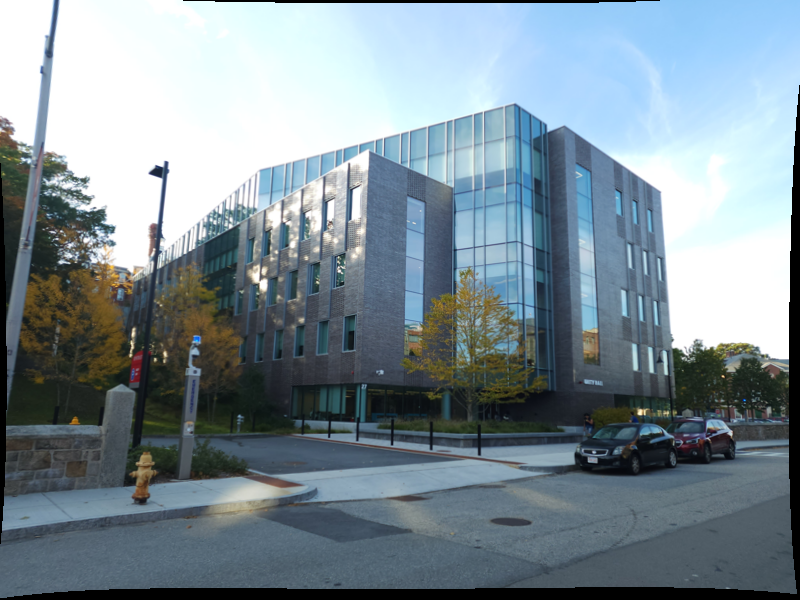
#> input picture P2-BuildingBuiltInMinutes/P2Data/1.png, 800 x 600 px, given in place of 1.jpg, which was not available
$ jupyter execute --allow-errors feature_generator.ipynb   (text cells are left out)
#> lines starting #> are read from the running program, lines starting #| are printed output that depends on the picture; after the words box and inside, x2 and y2 are one past the last pixel; in counts of white or black regions, pixels touching at a corner belong together; pictures that were not available may be replaced by others from this repository, and a replacement may not be noted
[cell 1]
import cv2
import numpy as np
import matplotlib.pyplot as plt
from typing import Any
import os

[cell 2]
# Path to the image file
image_path = "../Data/Train/Set1/1.jpg"  # Ensure the correct image file name and type

# Read the image from the specified path
img = cv2.imread(image_path)
#> img is the input picture: shape (600, 800, 3); mean B, G, R 149.2, 140.5, 125
# Check if the image was successfully read
if img is None:
    raise FileNotFoundError(f"Image not found at path: {image_path}")

# Convert the image to grayscale
gray = cv2.cvtColor(img, cv2.COLOR_BGR2GRAY)
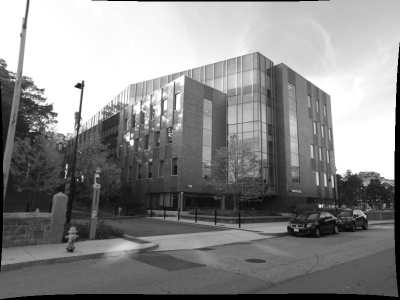
#> gray: shape (600, 800) (shown at 1/2 size); min 0, max 255, mean 136.9

# Apply the Harris corner detection
# img: input image
# blocksize: size of the neighborhood considered for corner detection
# ksize: aperture parameter of the Sobel derivative used
# k: Harris detector free parameter
harris_corners = cv2.cornerHarris(gray, 10, 15, 0.04)
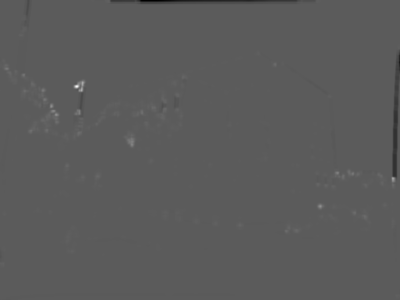
#> harris_corners: shape (600, 800) float32 (shown at 1/2 size); min -9.38e+10, max 1.67e+11, mean -170437616; drawn with min black and max white

# Apply the Shi-Tomasi corner detection
# gray: input image in grayscale
# maxCorners: maximum number of corners to return
# qualityLevel: minimum accepted quality of image corners
# minDistance: minimum possible Euclidean distance between the returned corners
shi_tomasi_corners = cv2.goodFeaturesToTrack(
    gray, maxCorners=500, qualityLevel=0.01, minDistance=10
)
#> shi_tomasi_corners = 500 rows, first 8: [149, 173], [723, 376], [787, 358], [155, 358], [166, 162], [59, 262], [130, 356], [731, 435]
# Convert the corner coordinates to integer values
shi_tomasi_corners = np.intp(shi_tomasi_corners)

# Draw strong Harris corners in the image
strong_corners = harris_corners > 0.01 * harris_corners.max()
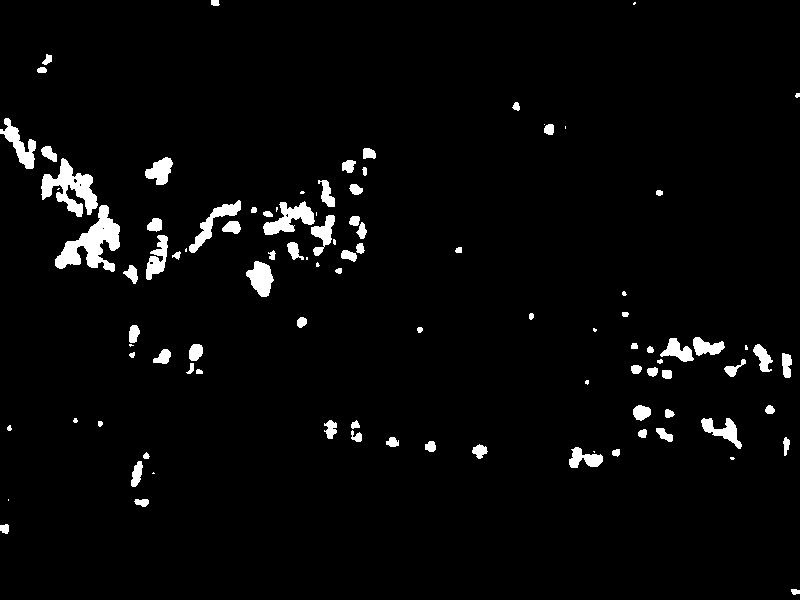
#> strong_corners: shape (600, 800) bool; 3.3% white; 100 white regions (21 under 20 px), largest, box (x1, y1, x2, y2) and area: (55, 205, 120, 272) 1883, (41, 158, 98, 217) 1518, (263, 201, 315, 235) 848
img[strong_corners] = [0, 0, 255]
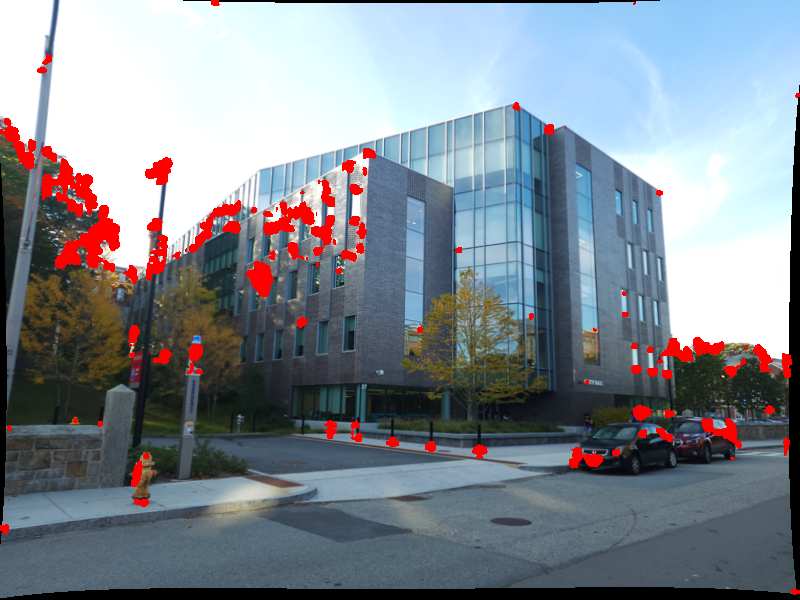
#> img: shape (600, 800, 3); 3.27% of pixels changed, all inside (x1, y1, x2, y2) = (0, 0, 800, 595)

# Draw Shi-Tomasi corners on the image
for corner in shi_tomasi_corners:
    x, y = corner.ravel()
    cv2.circle(img, (x, y), 3, (0, 255, 0), -1)
#> this loop made 500 passes
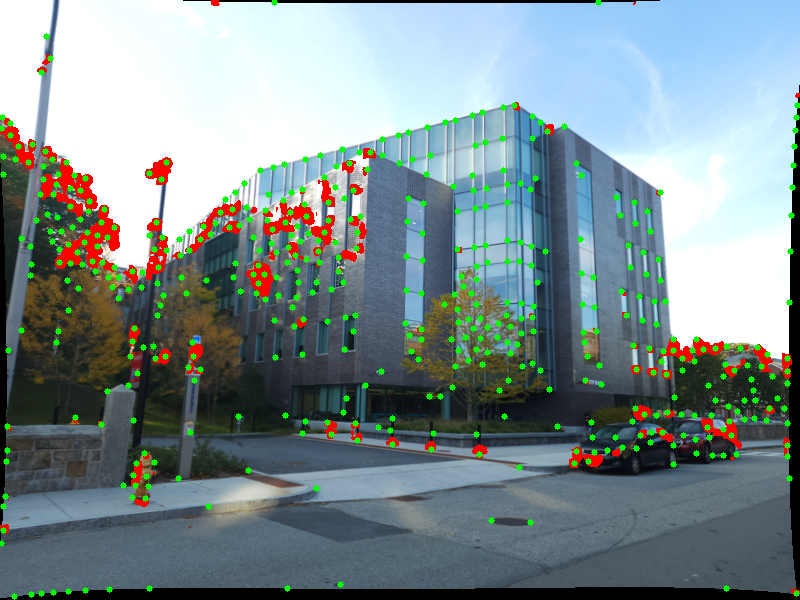
#> img: shape (600, 800, 3); 3.02% of pixels changed, all inside (x1, y1, x2, y2) = (0, 0, 800, 600)

# Display the image with highlighted strong corners using matplotlib
plt.imshow(cv2.cvtColor(img, cv2.COLOR_BGR2RGB))
plt.axis("off")
plt.show()

[cell 3]
def anms(corners: np.ndarray, num_corners: int) -> np.ndarray:
    """
    Apply Adaptive Non-Maximal Suppression (ANMS) to the detected corners.

    Parameters:
    corners (np.ndarray): Array of detected corners.
    num_corners (int): Number of corners to retain after ANMS.

    Returns:
    np.ndarray: Array of corners retained after ANMS.
    """
#> called with corners = array of shape (500, 2), num_corners = 100
    # Initialize radii with infinity
    radii = np.full(corners.shape[0], np.inf)

    # Calculate suppression radius for each corner
    for i, corner in enumerate(corners):
        for j, other_corner in enumerate(corners):
            if i != j:  # Skip the same corner
                # Check if the other corner is stronger than the current corner
                if np.all(corner < other_corner):
                    # Calculate the Euclidean distance between corners
                    dist = np.linalg.norm(corner - other_corner)
                    # Update the suppression radius with the minimum distance
                    radii[i] = min(radii[i], dist)
#> this loop made 500 passes

    # Select the top num_corners corners based on the suppression radius
    top_indices = np.argsort(radii)[-num_corners:]
#> top_indices = 100 values, max 498 at index 7, min 2 at index 74, mean 290.1
    top_corners = corners[top_indices]
#> top_corners = 100 pairs, first value 1 to 797, second value 2 to 596

    return top_corners


# Apply ANMS to the detected corners
num_corners = 100  # Number of corners to retain after ANMS

# Apply ANMS to the Shi-Tomasi corners
anms_corners = anms(shi_tomasi_corners.reshape(-1, 2), num_corners)
#> anms_corners has the same summary as top_corners in anms

# Read the image from the specified path
img = cv2.imread(image_path)
if img is None:
    raise FileNotFoundError(f"Image not found at path: {image_path}")

# Draw ANMS corners on the image
for corner in anms_corners:
    x, y = corner.ravel()
    cv2.circle(img, (x, y), 3, (0, 255, 0), -1)
#> this loop made 100 passes
#> (x, y) on passes 1 to 8: (601, 384), (344, 349), (157, 315), (508, 380), (507, 202), (479, 454), (422, 260), (545, 251)
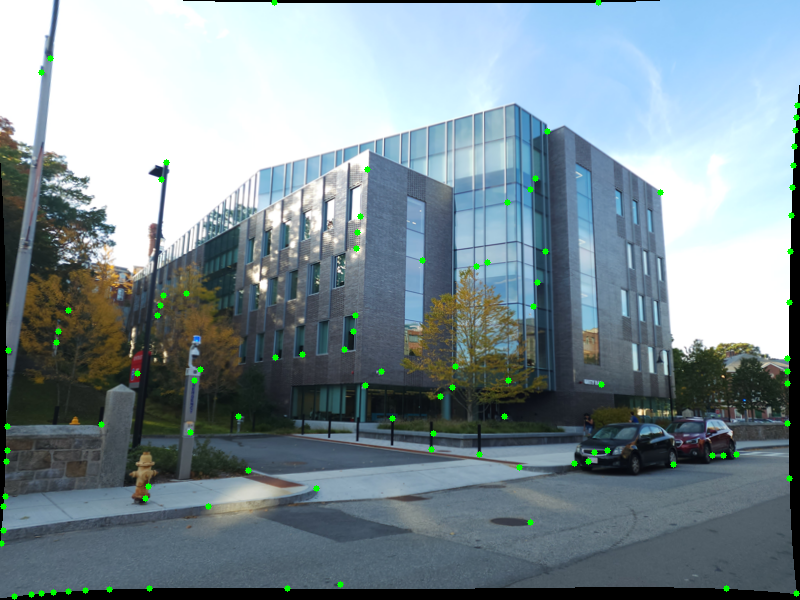
#> img: shape (600, 800, 3); 0.6% of pixels changed, all inside (x1, y1, x2, y2) = (0, 0, 800, 600)

# Display the image with ANMS corners using matplotlib
plt.imshow(cv2.cvtColor(img, cv2.COLOR_BGR2RGB))
plt.axis("off")
plt.show()

[cell 4]
def get_feature_descriptor(
    img: np.ndarray, points: np.ndarray, size: int = 40
) -> np.ndarray:
    """
    Extracts and processes feature descriptors from the given image at the specified points.

    Parameters:
    img (np.ndarray): The input image.
    points (np.ndarray): The points at which the feature descriptors are to be extracted.
    size (int): The size of the patch to be extracted. Default is 40.

    Returns:
    np.ndarray: The processed feature descriptors.
    """
#> called with points = array of shape (100, 2), size = 40

    def get_patch(img: np.ndarray, point: tuple[int, int], size: int) -> np.ndarray:
        """
        Extracts a square patch from the given image centered at the specified point.

        Parameters:
        img (np.ndarray): The input image from which the patch is to be extracted.
        point (tuple[int, int]): A tuple (x, y) representing the center of the patch in the image.
        size (int): The size of the patch to be extracted. The patch will be of dimensions size x size.

        Returns:
        np.ndarray: The extracted image patch of dimensions size x size.

        Notes:
        - The input image is padded with zeros to handle boundary conditions.
        - If the specified point is near the edge of the image, the patch will include the padded zeros.
        - OpenCV's coordinate system is flipped, so ensure the point coordinates are provided accordingly.
        """
        # Pad the image with zeros to handle boundary conditions
        img = np.pad(
            img,
            ((size//2, size//2), (size//2, size//2)),
            mode="constant",
            constant_values=0,
        )
        # Calculate the starting coordinates of the patch
        x_start, y_start = point[1], point[0] # Flip the coordinates for OpenCV
        # Extract the patch from the padded image
        img_patch = img[x_start : x_start + size, y_start : y_start + size]

        return img_patch

    def process_feature(image_patch: np.ndarray, subsample_size: int = 5) -> np.ndarray:
        """
        Processes the image patch to create a feature descriptor.

        Parameters:
        image_patch (np.ndarray): The input image patch.
        subsample_size (int): The size of the step to be used for subsampling. Default is 5.

        Returns:
        np.ndarray: The processed feature descriptor.
        """
        # Apply Gaussian Blur to the image patch
        blurred_patch = cv2.GaussianBlur(image_patch, (5, 5), cv2.BORDER_DEFAULT)
        # Subsample the blurred image patch to create the descriptor
        descriptor = blurred_patch[::subsample_size, ::subsample_size]
        # Normalize the descriptor to have zero mean and unit variance
        descriptor = (descriptor - np.mean(descriptor)) / np.std(descriptor)
        # Reshape the descriptor to a column vector
        descriptor = descriptor.reshape((-1, 1))
        return descriptor

    def standardize_vector(vector: np.ndarray) -> np.ndarray:
        """
        Standardizes the given vector.

        Parameters:
        vector (np.ndarray): The input vector to be standardized.

        Returns:
        np.ndarray: The standardized vector.
        """
        # Calculate the mean of the vector
        mean = np.mean(vector)
        # Calculate the standard deviation of the vector
        std_dev = np.std(vector)
        # Standardize the vector
        if std_dev == 0:
            standardized_vector = vector - mean
        else:
            standardized_vector = (vector - mean) / std_dev
        return standardized_vector

    descriptors = []
    for point in points:
        # Extract the patch from the image
        patch = get_patch(img, point, size)
        # Process the patch to create the feature descriptor
        vector = process_feature(patch)
        # Standardize the feature descriptor
        standardized_vector = standardize_vector(vector)
        descriptors.append(standardized_vector)
#> this loop made 100 passes
#> (point, x_start in get_patch, y_start in get_patch, mean in standardize_vector) on passes 1 to 8: ([601, 384], 384, 601, 0), ([344, 349], 349, 344, 0), ([157, 315], 315, 157, 0), ([508, 380], 380, 508, -2.78e-17), ([507, 202], 202, 507, -5.55e-17), ([479, 454], 454, 479, 1.39e-17), ([422, 260], 260, 422, 0), ([545, 251], 251, 545, 5.55e-17)
#> pass 1, in get_patch, `img = np.pad( img, ((size//2, size//2), (size//2, size//2)), mode="con..`:
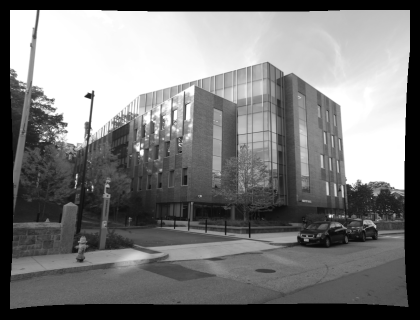
#> img: shape (640, 840) (shown at 1/2 size); min 0, max 255, mean 122.2
#> pass 1, in process_feature, `blurred_patch = cv2.GaussianBlur(image_patch, (5, 5), cv2.BORDER_DEFAU..`:
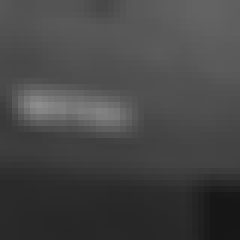
#> blurred_patch: shape (40, 40) (shown 6 times larger); min 21, max 141, mean 69.7
#> after the loop:
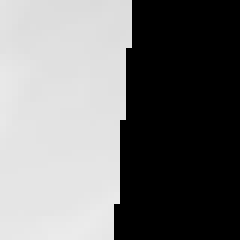
#> patch: shape (40, 40) (shown 6 times larger); min 0, max 235, mean 116.5
#> after the loop, descriptors = 100 items

    return np.array(descriptors)
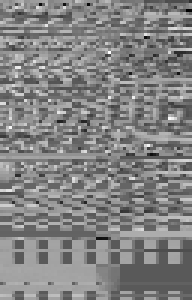
#> returned value: shape (100, 64, 1) float64 (shown 3 times larger); min -3.8, max 3.58, mean 2.5e-18; drawn with min black and max white


# Example usage
# Read the image from the specified path
img = cv2.imread(image_path)
# Check if the image was successfully read
if img is None:
    raise FileNotFoundError(f"Image not found at the specified path: {image_path}")
# Convert the image to grayscale
img = cv2.cvtColor(img, cv2.COLOR_BGR2GRAY)
# Extract and process the feature descriptor with the specified ANMS corners
descriptor = get_feature_descriptor(img, anms_corners)
print(f"Feature Descriptor Shape: {descriptor.shape}")
#| Feature Descriptor Shape: (100, 64, 1)

$ run again, with P2-BuildingBuiltInMinutes/P2Data/2.png copied over P2-BuildingBuiltInMinutes/P2Data/1.png
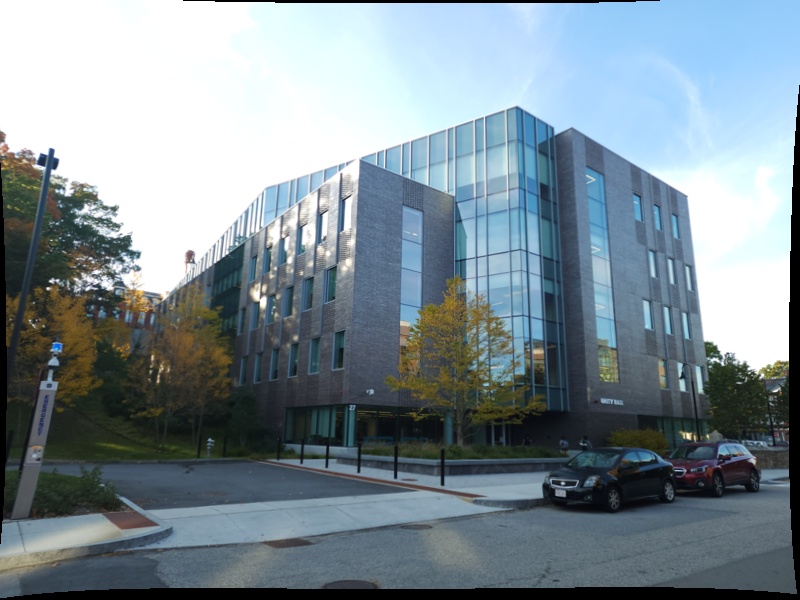
#> input picture P2-BuildingBuiltInMinutes/P2Data/2.png, 800 x 600 px, given in place of 1.jpg, which was not available
#> img is the input picture: shape (600, 800, 3); mean B, G, R 148.5, 140.5, 125.7
#> shi_tomasi_corners = 500 rows, first 8: [47, 288], [748, 369], [258, 302], [723, 364], [58, 280], [787, 360], [47, 154], [45, 167]
#> strong_corners: shape (600, 800) bool; 4.1% white; 103 white regions (29 under 20 px), largest, box (x1, y1, x2, y2) and area: (0, 129, 171, 305) 6627, (700, 335, 792, 383) 1495, (263, 215, 312, 277) 1192
#> the loop `for corner in shi_tomasi_corners:` made 500 passes
#> the loop in anms, `for i, corner in enumerate(corners):` made 500 passes
#> top_indices = 100 values, max 499 at index 72, min 5 at index 62, mean 301.6
#> top_corners = 100 pairs, first value 3 to 797, second value 2 to 597
#> anms_corners has the same summary as top_corners in anms
#> the loop `for corner in anms_corners:` made 100 passes
#> (x, y) on passes 1 to 8: (376, 164), (8, 401), (362, 455), (784, 440), (476, 153), (771, 443), (384, 150), (542, 352)
#> after the loop `for corner in anms_corners:`:
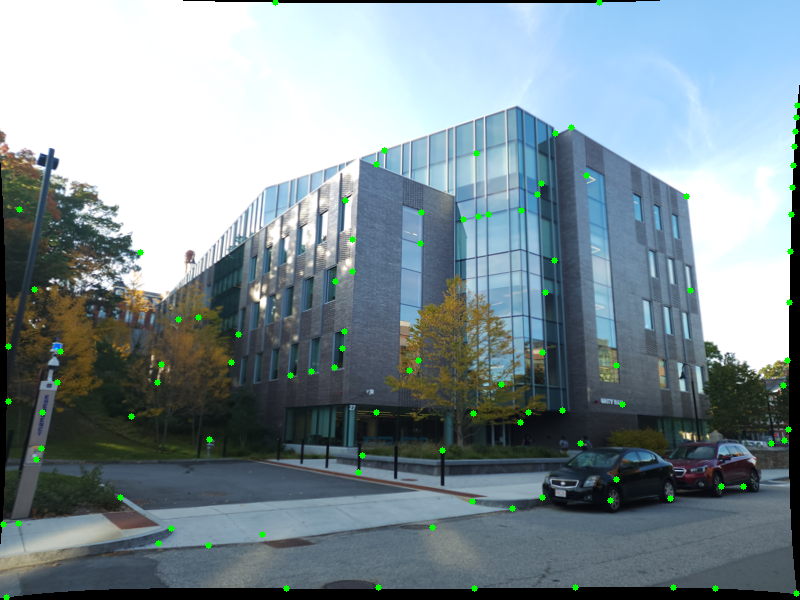
#> img: shape (600, 800, 3); 0.6% of pixels changed, all inside (x1, y1, x2, y2) = (0, 0, 800, 600)
#> the loop in get_feature_descriptor, `for point in points:` made 100 passes
#> (point, x_start in get_patch, y_start in get_patch, mean in standardize_vector) on passes 1 to 8: ([376, 164], 164, 376, 2.78e-17), ([8, 401], 401, 8, -5.55e-17), ([362, 455], 455, 362, -1.39e-17), ([784, 440], 440, 784, -5.55e-17), ([476, 153], 153, 476, -6.94e-18), ([771, 443], 443, 771, 6.94e-18), ([384, 150], 150, 384, 3.47e-18), ([542, 352], 352, 542, -5.55e-17)
#> after the loop in get_feature_descriptor, `for point in points:`: descriptors = 100 items
#> in get_feature_descriptor, `return np.array(descriptors)`:
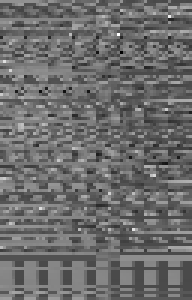
#> returned value: shape (100, 64, 1) float64 (shown 3 times larger); min -3.84, max 5.19, mean 8.6e-18; drawn with min black and max white
#| Feature Descriptor Shape: (100, 64, 1)

$ run again, with P2-BuildingBuiltInMinutes/P2Data/3.png copied over P2-BuildingBuiltInMinutes/P2Data/1.png
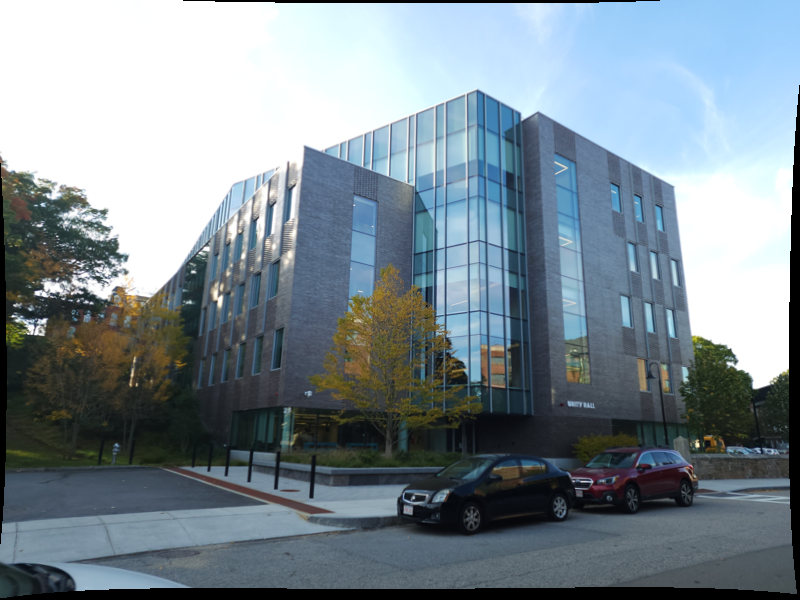
#> input picture P2-BuildingBuiltInMinutes/P2Data/3.png, 800 x 600 px, given in place of 1.jpg, which was not available
#> img is the input picture: shape (600, 800, 3); mean B, G, R 146.2, 137.7, 124.1
#> shi_tomasi_corners = 500 rows, first 8: [46, 319], [13, 305], [71, 293], [730, 349], [41, 204], [117, 251], [195, 272], [11, 316]
#> strong_corners: shape (600, 800) bool; 3.1% white; 99 white regions (21 under 20 px), largest, box (x1, y1, x2, y2) and area: (30, 192, 142, 321) 4849, (8, 301, 52, 340) 1000, (391, 485, 453, 519) 939
#> the loop `for corner in shi_tomasi_corners:` made 500 passes
#> the loop in anms, `for i, corner in enumerate(corners):` made 500 passes
#> top_indices = 100 values, max 490 at index 2, min 22 at index 28, mean 297.9
#> top_corners = 100 pairs, first value 3 to 797, second value 2 to 593
#> anms_corners has the same summary as top_corners in anms
#> the loop `for corner in anms_corners:` made 100 passes
#> (x, y) on passes 1 to 8: (3, 523), (353, 232), (13, 561), (372, 226), (791, 529), (645, 390), (125, 322), (279, 366)
#> the loop in get_feature_descriptor, `for point in points:` made 100 passes
#> (point, x_start in get_patch, y_start in get_patch, mean in standardize_vector) on passes 1 to 8: ([3, 523], 523, 3, -1.11e-16), ([353, 232], 232, 353, 0), ([13, 561], 561, 13, -2.78e-17), ([372, 226], 226, 372, 0), ([791, 529], 529, 791, 0), ([645, 390], 390, 645, 0), ([125, 322], 322, 125, 0), ([279, 366], 366, 279, 6.25e-17)
#> after the loop in get_feature_descriptor, `for point in points:`: descriptors = 100 items
#> in get_feature_descriptor, `return np.array(descriptors)`:
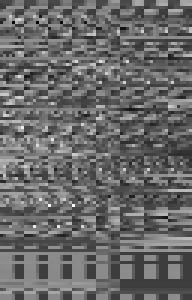
#> returned value: shape (100, 64, 1) float64 (shown 3 times larger); min -2.92, max 4.16, mean -5.55e-19; drawn with min black and max white
#| Feature Descriptor Shape: (100, 64, 1)
